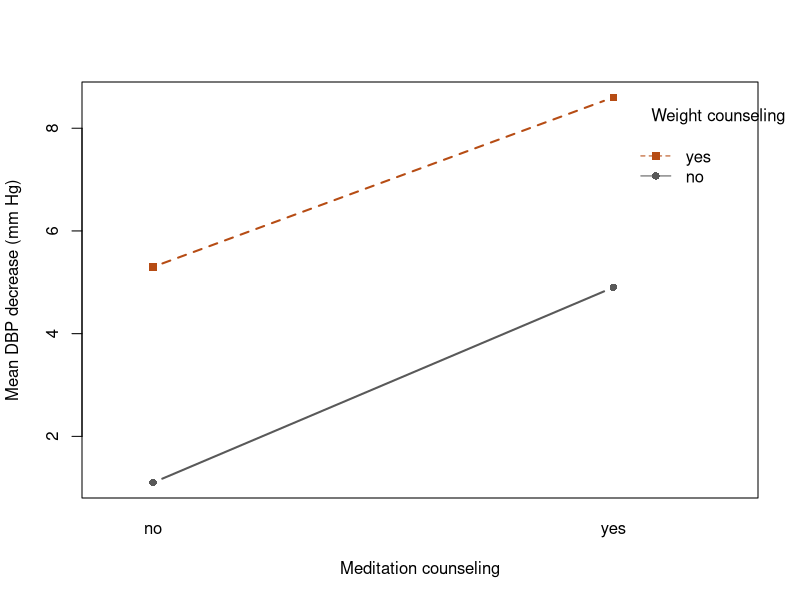

Source code (R):
## ---- chunk 1
#| label: setup
library(dplyr)
getwd()
file.exists("week11_counseling_reconstructed.csv")
## ---- chunk 2
#| label: counseling-data
cs <- read.csv("week11_counseling_reconstructed.csv") |>
  mutate(
    weight = factor(weight, levels = c("no", "yes")),
    meditation = factor(meditation, levels = c("no", "yes"))
  )
cell_summary <- cs |>
  group_by(weight, meditation) |>
  summarise(
    n = n(), mean_dbp = mean(dbp_decrease),
    ss_within = sum((dbp_decrease - mean(dbp_decrease))^2),
    .groups = "drop"
  )
cell_summary
## ---- chunk 3
#| label: interaction-plot
with(cs, interaction.plot(
  meditation, weight, dbp_decrease, type = "b",
  xlab = "Meditation counseling", ylab = "Mean DBP decrease (mm Hg)",
  trace.label = "Weight counseling", col = c("grey35", "#B64C14"),
  lty = c(1, 2), pch = c(16, 15), lwd = 2
))
## ---- chunk 4
#| label: two-way-anova
fit_full <- aov(dbp_decrease ~ weight * meditation, data = cs)
summary(fit_full)
## ---- chunk 5
#| label: two-way-by-hand
cm <- xtabs(mean_dbp ~ weight + meditation, data = cell_summary)
a <- nrow(cm)
b <- ncol(cm)
n_cell <- cell_summary$n[1]
stopifnot(nrow(cell_summary) == a * b,
          n_cell > 1, all(cell_summary$n == n_cell))
grand <- mean(cm)
row_m <- rowMeans(cm)
col_m <- colMeans(cm)
additive <- outer(row_m, col_m, "+") - grand
dev <- cm - additive
additive
dev

ss_a <- b * n_cell * sum((row_m - grand)^2)
ss_b <- a * n_cell * sum((col_m - grand)^2)
ss_ab <- n_cell * sum(dev^2)
ss_e <- sum(cell_summary$ss_within)
ss_c <- n_cell * sum((cm - grand)^2)
ss_t <- sum((cs$dbp_decrease - grand)^2)
stopifnot(
  isTRUE(all.equal(ss_c, ss_a + ss_b + ss_ab)),
  isTRUE(all.equal(ss_t, ss_c + ss_e))
)
## ---- chunk 6
#| label: anova-table-by-hand
df <- c(a - 1, b - 1, (a - 1) * (b - 1), a * b * (n_cell - 1))
ss <- c(ss_a, ss_b, ss_ab, ss_e)
ms <- ss / df
f_values <- ms[1:3] / ms[4]

two_way_hand <- data.frame(
  term = c("weight", "meditation", "weight:meditation",
           "Residuals", "Total"),
  df = c(df, a * b * n_cell - 1),
  SS = c(ss, ss_t), MS = c(ms, NA_real_),
  F = c(f_values, NA_real_, NA_real_),
  p = c(pf(f_values, df[1:3], df[4], lower.tail = FALSE),
        NA_real_, NA_real_)
)
two_way_hand
r_table <- summary(fit_full)[[1]]
stopifnot(
  isTRUE(all.equal(two_way_hand$df[1:4], r_table[, "Df"])),
  isTRUE(all.equal(two_way_hand$SS[1:4], r_table[, "Sum Sq"])),
  isTRUE(all.equal(two_way_hand$MS[1:4], r_table[, "Mean Sq"])),
  isTRUE(all.equal(two_way_hand$F[1:4], r_table[, "F value"])),
  isTRUE(all.equal(two_way_hand$p[1:4], r_table[, "Pr(>F)"]))
)
## ---- chunk 7
#| label: additive-exercise
# Add your additive model here.
